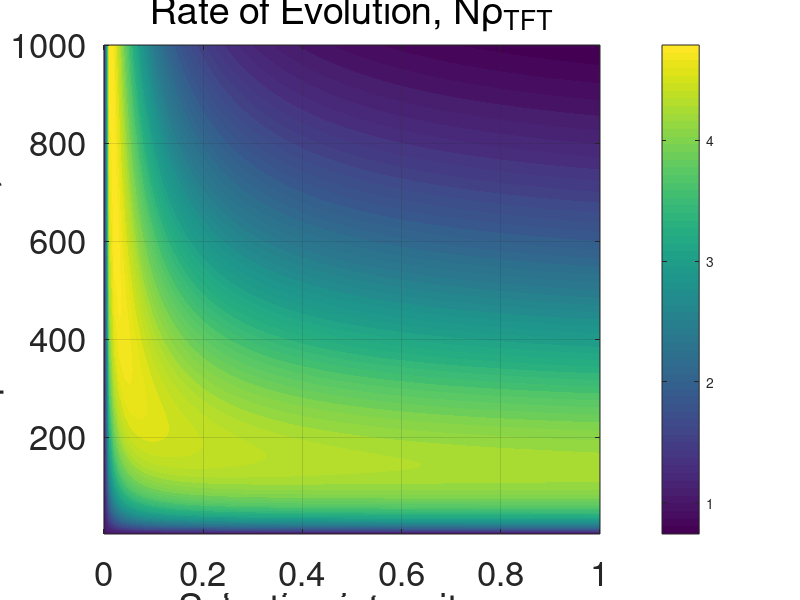

Recreate this plot in MATLAB.
R = 3;
T = 5;
P = 1;
S = 0;
n = 10;
N_vals = 3:1000;
w_vals = linspace(0, 1, 100);

a = n*R;
b = S+(n-1)*P;
c = T+(n-1)*P;
d = n*P;

results = zeros(length(N_vals), length(w_vals));
for j = 1:length(N_vals)
    N = round(N_vals(j));
    for k = 1:length(w_vals)
        w = w_vals(k);
        if w == 0
            results(j,k) = 1;
            continue;
        end
        i = 1:(N-1);
        F_i = (a*(i-1)+b*(N-i))/(N-1);
        G_i = (c*i+d*(N-i-1))/(N-1);
        f_i = 1-w+w*F_i;
        g_i = 1-w+w*G_i;
        cumulative_logprod = cumsum(log(g_i./f_i));
        results(j,k) = N*(1/(1+sum(exp(cumulative_logprod))));
    end
end

figure;
[wfig, Nfig] = meshgrid(w_vals, N_vals);
contourf(wfig, Nfig, results, 50, 'LineColor', 'none');
colorbar;
xlabel('Selection intensity, w');
ylabel('Population size, N');
title('Rate of Evolution, N\rho_{TFT}','FontWeight','normal');
set(gca, 'FontSize', 25);
grid on;
